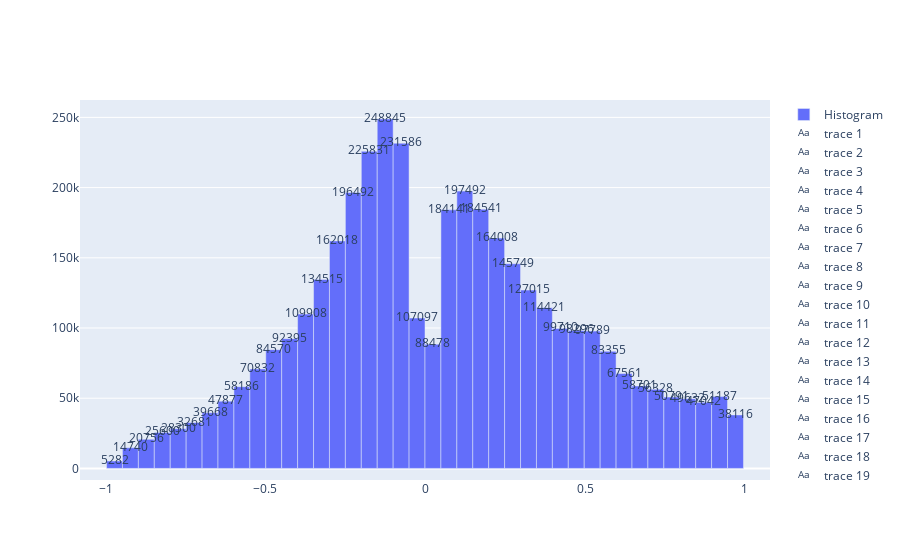

Notebook cell for this chart:
### Code cell
# Plot the figure
counts, bins = np.histogram(df_interest['score_change_new'], bins=40)
bin_midpoints = bins[:-1] + np.diff(bins)/2

fig = go.Figure()

fig.add_trace(go.Bar(
    x=bin_midpoints,
    y=counts,
    width=np.diff(bins), # makes bars have correct widths
    name='Histogram'
))
# add text labels for counts
for i in range(len(counts)):
    fig.add_trace(go.Scatter(
        x=[bin_midpoints[i]],
        y=[counts[i]],
        text=[str(counts[i])],
        mode='text',
    ))

fig.show()

### Figure 1 — Plotly figure (JSON) as saved in the notebook; plotly's stock layout.template omitted (floating-point values rounded to 4 significant figures)
{"data": [{"name": "Histogram", "type": "bar", "width": [0.04982, 0.04982, 0.04982, 0.04982, 0.04982, 0.04982, 0.04982, 0.04982, 0.04982, 0.04982, 0.04982, 0.04982, 0.04982, 0.04982, 0.04982, 0.04982, 0.04982, 0.04982, 0.04982, 0.04982, 0.04982, 0.04982, 0.04982, 0.04982, 0.04982, 0.04982, 0.04982, 0.04982, 0.04982, 0.04982, 0.04982, 0.04982, 0.04982, 0.04982, 0.04982, 0.04982, 0.04982, 0.04982, 0.04982, 0.04982], "x": [-0.9723, -0.9224, -0.8726, -0.8228, -0.773, -0.7232, -0.6734, -0.6235, -0.5737, -0.5239, -0.4741, -0.4243, -0.3745, -0.3247, -0.2748, -0.225, -0.1752, -0.1254, -0.07558, -0.02577, 0.02405, 0.07387, 0.1237, 0.1735, 0.2233, 0.2731, 0.3229, 0.3728, 0.4226, 0.4724, 0.5222, 0.572, 0.6218, 0.6716, 0.7215, 0.7713, 0.8211, 0.8709, 0.9207, 0.9705], "y": [5282, 14740, 20756, 25600, 28300, 32681, 39668, 47877, 58186, 70832, 84570, 92395, 109908, 134515, 162018, 196492, 225831, 248845, 231586, 107097, 88478, 184141, 197492, 184541, 164008, 145749, 127015, 114421, 99710, 98296, 97789, 83355, 67561, 58701, 56328, 50791, 49632, 47042, 51187, 38116]}, {"mode": "text", "text": ["5282"], "type": "scatter", "x": [-0.9723], "y": [5282]}, {"mode": "text", "text": ["14740"], "type": "scatter", "x": [-0.9224], "y": [14740]}, {"mode": "text", "text": ["20756"], "type": "scatter", "x": [-0.8726], "y": [20756]}, {"mode": "text", "text": ["25600"], "type": "scatter", "x": [-0.8228], "y": [25600]}, {"mode": "text", "text": ["28300"], "type": "scatter", "x": [-0.773], "y": [28300]}, {"mode": "text", "text": ["32681"], "type": "scatter", "x": [-0.7232], "y": [32681]}, {"mode": "text", "text": ["39668"], "type": "scatter", "x": [-0.6734], "y": [39668]}, {"mode": "text", "text": ["47877"], "type": "scatter", "x": [-0.6235], "y": [47877]}, {"mode": "text", "text": ["58186"], "type": "scatter", "x": [-0.5737], "y": [58186]}, {"mode": "text", "text": ["70832"], "type": "scatter", "x": [-0.5239], "y": [70832]}, {"mode": "text", "text": ["84570"], "type": "scatter", "x": [-0.4741], "y": [84570]}, {"mode": "text", "text": ["92395"], "type": "scatter", "x": [-0.4243], "y": [92395]}, {"mode": "text", "text": ["109908"], "type": "scatter", "x": [-0.3745], "y": [109908]}, {"mode": "text", "text": ["134515"], "type": "scatter", "x": [-0.3247], "y": [134515]}, {"mode": "text", "text": ["162018"], "type": "scatter", "x": [-0.2748], "y": [162018]}, {"mode": "text", "text": ["196492"], "type": "scatter", "x": [-0.225], "y": [196492]}, {"mode": "text", "text": ["225831"], "type": "scatter", "x": [-0.1752], "y": [225831]}, {"mode": "text", "text": ["248845"], "type": "scatter", "x": [-0.1254], "y": [248845]}, {"mode": "text", "text": ["231586"], "type": "scatter", "x": [-0.07558], "y": [231586]}, {"mode": "text", "text": ["107097"], "type": "scatter", "x": [-0.02577], "y": [107097]}, {"mode": "text", "text": ["88478"], "type": "scatter", "x": [0.02405], "y": [88478]}, {"mode": "text", "text": ["184141"], "type": "scatter", "x": [0.07387], "y": [184141]}, {"mode": "text", "text": ["197492"], "type": "scatter", "x": [0.1237], "y": [197492]}, {"mode": "text", "text": ["184541"], "type": "scatter", "x": [0.1735], "y": [184541]}, {"mode": "text", "text": ["164008"], "type": "scatter", "x": [0.2233], "y": [164008]}, {"mode": "text", "text": ["145749"], "type": "scatter", "x": [0.2731], "y": [145749]}, {"mode": "text", "text": ["127015"], "type": "scatter", "x": [0.3229], "y": [127015]}, {"mode": "text", "text": ["114421"], "type": "scatter", "x": [0.3728], "y": [114421]}, {"mode": "text", "text": ["99710"], "type": "scatter", "x": [0.4226], "y": [99710]}, {"mode": "text", "text": ["98296"], "type": "scatter", "x": [0.4724], "y": [98296]}, {"mode": "text", "text": ["97789"], "type": "scatter", "x": [0.5222], "y": [97789]}, {"mode": "text", "text": ["83355"], "type": "scatter", "x": [0.572], "y": [83355]}, {"mode": "text", "text": ["67561"], "type": "scatter", "x": [0.6218], "y": [67561]}, {"mode": "text", "text": ["58701"], "type": "scatter", "x": [0.6716], "y": [58701]}, {"mode": "text", "text": ["56328"], "type": "scatter", "x": [0.7215], "y": [56328]}, {"mode": "text", "text": ["50791"], "type": "scatter", "x": [0.7713], "y": [50791]}, {"mode": "text", "text": ["49632"], "type": "scatter", "x": [0.8211], "y": [49632]}, {"mode": "text", "text": ["47042"], "type": "scatter", "x": [0.8709], "y": [47042]}, {"mode": "text", "text": ["51187"], "type": "scatter", "x": [0.9207], "y": [51187]}, {"mode": "text", "text": ["38116"], "type": "scatter", "x": [0.9705], "y": [38116]}], "layout": {"autosize": true, "xaxis": {"autorange": true, "range": [-1.08, 1.078], "type": "linear"}, "yaxis": {"autorange": true, "range": [-8249.0, 262400.0], "type": "linear"}}}
